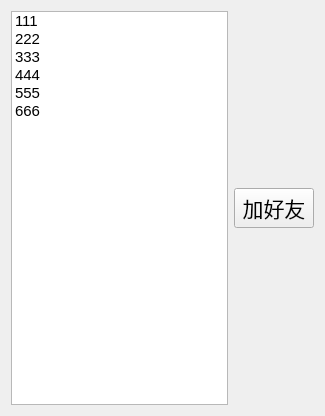
<?xml version="1.0" encoding="UTF-8"?>
<ui version="4.0">
 <class>Online</class>
 <widget class="QWidget" name="Online">
  <property name="geometry">
   <rect>
    <x>0</x>
    <y>0</y>
    <width>325</width>
    <height>416</height>
   </rect>
  </property>
  <property name="windowTitle">
   <string>Form</string>
  </property>
  <layout class="QVBoxLayout" name="verticalLayout_2">
   <item>
    <layout class="QHBoxLayout" name="horizontalLayout">
     <item>
      <widget class="QListWidget" name="online_lw">
       <property name="font">
        <font>
         <pointsize>11</pointsize>
        </font>
       </property>
       <item>
        <property name="text">
         <string>111</string>
        </property>
       </item>
       <item>
        <property name="text">
         <string>222</string>
        </property>
       </item>
       <item>
        <property name="text">
         <string>333</string>
        </property>
       </item>
       <item>
        <property name="text">
         <string>444</string>
        </property>
       </item>
       <item>
        <property name="text">
         <string>555</string>
        </property>
       </item>
       <item>
        <property name="text">
         <string>666</string>
        </property>
       </item>
      </widget>
     </item>
     <item>
      <layout class="QVBoxLayout" name="verticalLayout">
       <item>
        <spacer name="verticalSpacer">
         <property name="orientation">
          <enum>Qt::Vertical</enum>
         </property>
         <property name="sizeHint" stdset="0">
          <size>
           <width>20</width>
           <height>40</height>
          </size>
         </property>
        </spacer>
       </item>
       <item>
        <widget class="QPushButton" name="add_pb">
         <property name="font">
          <font>
           <pointsize>16</pointsize>
          </font>
         </property>
         <property name="text">
          <string>加好友</string>
         </property>
        </widget>
       </item>
       <item>
        <spacer name="verticalSpacer_2">
         <property name="orientation">
          <enum>Qt::Vertical</enum>
         </property>
         <property name="sizeHint" stdset="0">
          <size>
           <width>20</width>
           <height>40</height>
          </size>
         </property>
        </spacer>
       </item>
      </layout>
     </item>
    </layout>
   </item>
  </layout>
 </widget>
 <resources/>
 <connections/>
</ui>
